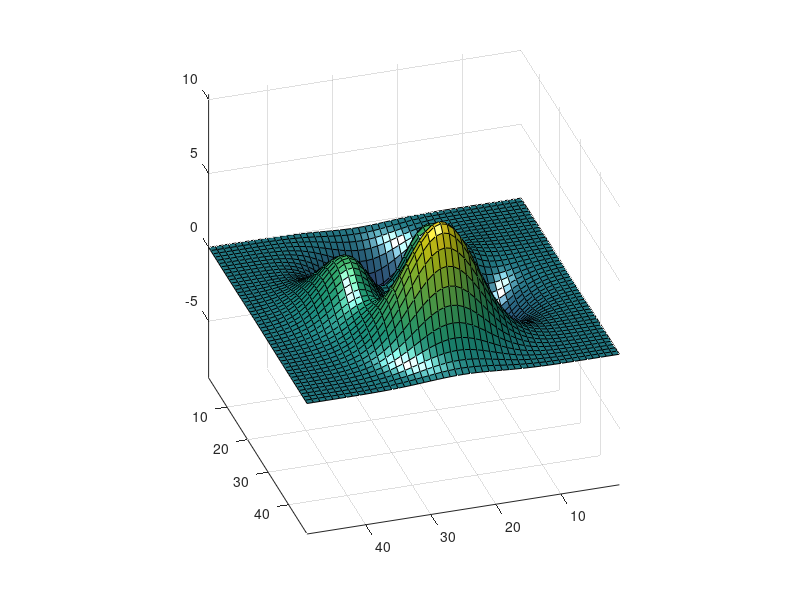

Source code (MATLAB):
surf(peaks)
axis vis3d
h = camlight('left');
for i = 1:20;
    camorbit(10,0)
    camlight(h,'left')
    pause(.1)
end